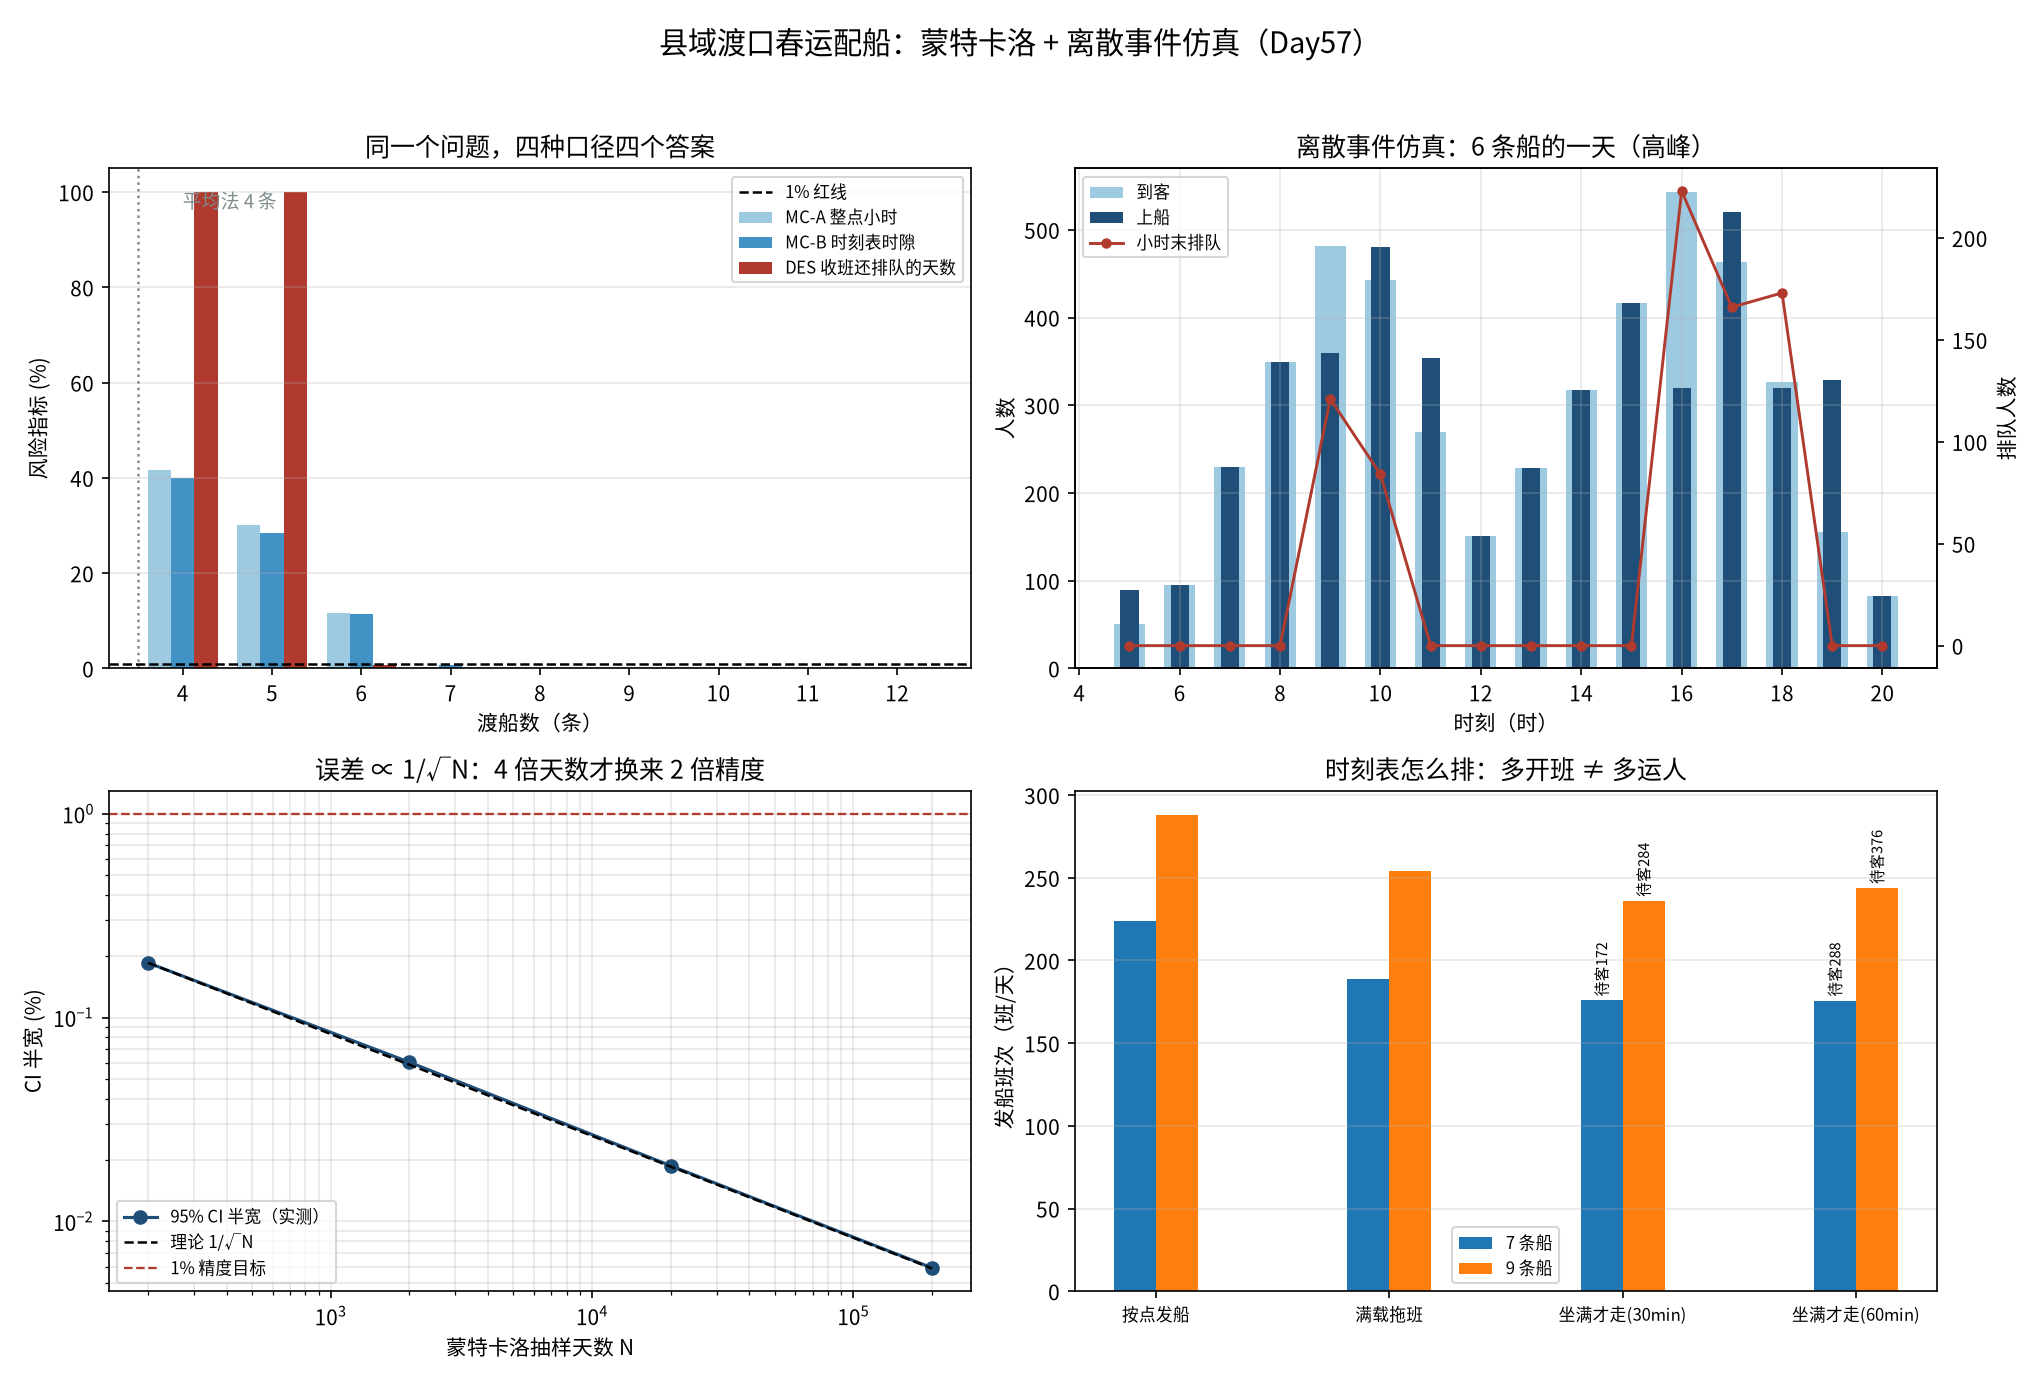

Write Python code to recreate this figure.
# -*- coding: utf-8 -*-
"""
subject : mathematical-modeling
level   : L4 / L5（随机模型 + 算法）—— 蒙特卡洛仿真 & 离散事件仿真（DES）
anchor  : Day18 排队论 M/M/c + Day28 两阶段随机规划 SAA（同一套"抽样 → 估计 → 给区间"）
goal    : 用"县域渡口春运配几条渡船"回答四件事：
          ① 平均法（日均流量 ÷ 额定运力）为什么必然超员；
          ② 蒙特卡洛（MC）为什么能直接给出"超员小时占比 + 置信区间"，而 M/M/c 的稳态指标给不出；
          ③ 离散事件仿真（DES：发船是事件、船回港才能再发、高峰靠港变慢）才看得见"船空着走"；
          ④ 要 99% 保证不超员，到底配几条船、每多配一条一年值不值。

模型口径（重要）：
  * 运力由**时刻表 × 船数**决定（每船每 80 分钟一班 = 0.75 班/小时），不是"需求 ÷ 40"；
  * 发船时刻由事件推进：t_dep = max(船回港时刻, 小时起点)；
  * 未上船的人**排队等下一班**（不直接流失），只有收班时队伍不为空才算"今天没运完"。

依赖：numpy matplotlib（仓库 .venv 已装）
运行：cd /home/ubuntu/Note && ./.venv/bin/python "Mathematical_Modeling/08 - Python/daily/2026-10-25/monte_carlo_des_ferry.py"
输出：monte_carlo_des_ferry.png / monte_carlo_des_ferry.json（与本脚本同目录）
"""
from __future__ import annotations

import copy
import json
import math
from pathlib import Path

import matplotlib

matplotlib.use("Agg")
import matplotlib.pyplot as plt  # noqa: E402
import numpy as np  # noqa: E402

# ---------- 中文字体（避免方块字；仓库既有做法）----------
matplotlib.rcParams["font.family"] = "sans-serif"
matplotlib.rcParams["font.sans-serif"] = [
    "Noto Sans CJK SC",
    "WenQuanYi Zen Hei",
    "WenQuanYi Micro Hei",
    "DejaVu Sans",
]
matplotlib.rcParams["axes.unicode_minus"] = False

HERE = Path(__file__).resolve().parent
OUT_PNG = HERE / "monte_carlo_des_ferry.png"
OUT_JSON = HERE / "monte_carlo_des_ferry.json"
SEED = 20261025

# ============================================================
# 一、场景常数
# ============================================================
CAP = 40                       # 单船核定载客（人/班次）
UP_RUN = 8.0                   # 本站 → 对岸 航行分钟（江面宽约 800 m，300 马力客渡船）
DOWN_RUN = 8.0                 # 对岸 → 本站 返程分钟
TURNAROUND = 14.0              # 两端靠港：清客 + 售票点名 + 上客准备（"死时间"）
CYCLE = UP_RUN + DOWN_RUN + TURNAROUND     # 30 分钟 = 一艘船两次从本站出发的间隔

# 每小时期望到客（05:00–20:59 共 16 个整点小时；双峰 + 午后谷）
HOURLY_MEAN = np.array(
    [50, 110, 200, 340, 480, 450, 260, 180, 220, 300, 420, 520, 470, 330, 180, 80],
    dtype=float,
)
N_HOURS = HOURLY_MEAN.size
assert N_HOURS == 16
T_OPEN = 5                      # 05:00 首班、21:00 收班
T_CLOSE_ABS = N_HOURS + 0.5     # 收班后还可以再接一船（21:30 前回港的船）
HOURLY_MEAN_prefirst = 40.0     # 04:00–05:00 首班前到站、等首班车的人

PEAK_TARGET = 0.01              # 春运要求：超员小时占比 ≤ 1%
DAYS_PEAK = 40                  # 春运高峰天数（节前 20 + 节后 20）
DAYS_OFF = 30                   # 淡季（清明 / 暑期 / 国庆）营业日
LOW_SEASON_FACTOR = 0.55

# 拥挤效应：上客超过 30 人，靠港作业每多一人 +0.5 分钟（核票、救生衣、实名登记）
CROWD_THRESHOLD = 30
CROWD_MIN_PER_PAX = 0.5
# 满载拖班：等到 40 人满了才走，平均多等 CROWD_WAIT 分钟（这个"等客"在船 30 分钟一圈的循环里很致命）
CROWD_WAIT = 6.0

# 成本 / 收益（万元）
PRICE = 2.0                     # 票价 元/人次
BOAT_BUY = 68.0                 # 新船购置 68 万元，12 年直线折旧 = 5.67 万元/年
BOAT_MAINT = 7.2               # 年坞修 / 保险 / 年检
CREW_PER_BOAT = 21.0            # 两班倒 3 人（驾驶 1 + 水手 2）× 7 万元/年
BOAT_FIXED = round(BOAT_BUY / 12 + BOAT_MAINT + CREW_PER_BOAT, 2)   # ≈ 33.87 万元/年
VAR_PER_CYCLE = 0.012          # 单循环燃油 120 元（柴油 240 L · 8 元/L，客渡船短途低速）
LOST_COST = 1.5                 # 一位被留下乘客的补偿（退票 + 改乘公路耗时，元）


def per_boat_day_capacity() -> float:
    """单船日运力（阶梯校准口径）：每小时实际开 floor_hour_slots 班 × CAP × 16 小时。"""
    return CAP * hour_slots() * N_HOURS


def hour_slots() -> int:
    """一小时里能开出几班（整数）：30 分钟一圈 → 2 班；80 分钟一圈 → 0 班（需跨小时看）"""
    return max(1, int(60.0 // CYCLE))


def naive_boats() -> int:
    """平均法（阶梯校准）：日需求 ÷ 单船日运力，向上取整。
    之所以要"校准"，是因为每船每小时的班次必须是整数（0.75 班/小时不是真班次）。"""
    return int(math.ceil(HOURLY_MEAN.sum() / per_boat_day_capacity()))


# ============================================================
# 二、蒙特卡洛（MC）：小时需求独立泊松，按"时刻表运力"判超员
# ============================================================
def mc_overflow(n_boats: int, rng: np.random.Generator, n_days: int,
                low_season: bool = False) -> dict:
    """MC-A：把一天切成 16 个整点小时，每小时运力 = n*40*60/80（船次可任意调配的乐观口径）。"""
    lam = HOURLY_MEAN * (LOW_SEASON_FACTOR if low_season else 1.0)
    lam = lam.copy()
    lam[0] += HOURLY_MEAN_prefirst * (LOW_SEASON_FACTOR if low_season else 1.0)
    cap = n_boats * CAP * 60.0 / CYCLE
    x = rng.poisson(lam[None, :], size=(n_days, N_HOURS))
    over = np.maximum(x - cap, 0)
    frac = (over > 0).mean(axis=1)
    return dict(frac=float(frac.mean()),
                frac_se=float(frac.std(ddof=1) / math.sqrt(n_days)),
                ppv=float(over.sum(axis=1).mean()),
                ppv_se=float(over.sum(axis=1).std(ddof=1) / math.sqrt(n_days)),
                x=x, over=over, cap=cap)


def build_slots() -> tuple[np.ndarray, np.ndarray]:
    """MC-B：把时刻表离散成"时隙"（每船每 CYCLE 分钟一班）。
    第 k 个时隙从 T_OPEN + k*CYCLE/60 开始，船在这一刻回港。
    返回每个时隙的起点（小时）与期望到达量（人）。"""
    n_slot = int((N_HOURS * 60) // CYCLE) + 1
    starts = T_OPEN + np.arange(n_slot) * CYCLE / 60.0
    edges = np.append(starts, T_CLOSE_ABS)
    lam = np.zeros(n_slot)
    # 将每个整点小时的需求按时间重叠部分摊到各时隙
    for h in range(N_HOURS):
        h0, h1 = T_OPEN + h, T_OPEN + h + 1
        w = np.clip(np.minimum(edges[1:], h1) - np.maximum(edges[:-1], h0), 0, None)
        if w.sum() > 0:
            lam += HOURLY_MEAN[h] * w / w.sum()
    lam[0] += HOURLY_MEAN_prefirst
    return starts, lam


def mc_slot_overflow(n_boats: int, rng: np.random.Generator, n_days: int) -> dict:
    """MC-B：按时隙判超员（每时隙到客 vs n*40 的可发船位）。"""
    _, lam = build_slots()
    x = rng.poisson(lam[None, :], size=(n_days, lam.size))
    over = np.maximum(x - n_boats * CAP, 0)
    frac = (over > 0).mean(axis=1)      # 每天"超员时隙占比"
    return dict(frac=float(frac.mean()),
                frac_se=float(frac.std(ddof=1) / math.sqrt(n_days)),
                ppv=float(over.sum(axis=1).mean()))


def erlang_c(n_boats: int) -> float:
    """M/M/c 稳态 P(到达即排队)——本讲只当"体检指标"，不当决策依据。"""
    a = HOURLY_MEAN.mean() * CYCLE / 60.0
    rho = a / n_boats
    if rho >= 1:
        return 1.0
    num = (a ** n_boats / math.factorial(n_boats)) * (n_boats / (n_boats - a))
    den = sum(a ** k / math.factorial(k) for k in range(n_boats)) + num
    return num / den


# ============================================================
# 三、离散事件仿真（DES）
# ============================================================
def simulate_day(n_boats: int, rng: np.random.Generator, crowded: bool = True,
                 record: bool = False, late_extra: bool = False,
                 max_wait: float = 0.0) -> dict:
    """
    事件流：ready[i] = 第 i 艘船"回到本站、可再载客"的时刻（小时，0 = 05:00）。
    逐小时：本小时到了 n 人 → 只要有船在本小时内回到港，就发一班，装 min(40, 排队)。
    船发走后 ready[i] = 回港时刻 + (CYCLE + 拥挤附加)/60。收班时排队人数 = leftover。
    """
    demand = rng.poisson(HOURLY_MEAN)
    boarded = np.zeros(N_HOURS)
    queued = np.zeros(N_HOURS)        # 每小时末仍排队的人数（"下一班再走"）
    deps = np.zeros(N_HOURS)
    empt = np.zeros(N_HOURS)
    full = np.zeros(N_HOURS)
    queue_trace = np.zeros(N_HOURS)
    dep_times: list[float] = []

    ready = np.zeros(n_boats)
    # 首班车之前到的人（04:00–05:00）也要过江：排队等人齐
    queue = float(rng.poisson(HOURLY_MEAN_prefirst))
    # 队首乘客的到达时刻（用于"等客/坐满才走"策略）
    head_time = T_OPEN - 1.0
    idle_ship_min = 0.0
    for h in range(N_HOURS):
        if demand[h] > 0 and queue <= 0:
            head_time = T_OPEN + h + 0.5          # 无简化：假设小时中点到
        queue += float(demand[h])
        t_end = h + 1.0
        while True:
            cand = [(ready[i], i) for i in range(n_boats) if ready[i] < t_end - 1e-9]
            if not cand:
                break
            r, i = min(cand)
            # 等客策略：不到 40 人且队首只等了 max_wait 小时，就先不走（航线固定班次不受影响）
            if max_wait > 0 and queue < CAP:
                waited = (T_OPEN + h) - head_time
                if waited < max_wait:
                    idle_ship_min += (t_end - max(r, float(h))) * 60.0
                    break
            load = min(CAP, queue)
            boarded[h] += load
            deps[h] += 1
            empt[h] += CAP - load
            full[h] += 1 if load >= CAP - 1e-9 else 0
            queue -= load
            extra = CROWD_MIN_PER_PAX * max(0.0, load - CROWD_THRESHOLD) if crowded else 0.0
            if crowded and load >= CAP - 1e-9:
                extra += CROWD_WAIT      # 满载：点票、救生衣、实名登记，放行慢 6 分钟
            ready[i] = r + (CYCLE + extra) / 60.0
            dep_times.append(r + T_OPEN)
        queued[h] = queue
        queue_trace[h] = queue
    # 21:00 收班兜底：对岸的船最后一趟回来能再拉一船，再往后真的没人管了
    if late_extra and n_boats > 0:
        while True:
            cand = [(ready[i], i) for i in range(n_boats) if ready[i] < T_CLOSE_ABS]
            if not cand or queue <= 0:
                break
            r, i = min(cand)
            load = min(CAP, queue)
            boarded[-1] += load
            deps[-1] += 1
            empt[-1] += CAP - load
            full[-1] += 1 if load >= CAP - 1e-9 else 0
            queue -= load
            extra = CROWD_MIN_PER_PAX * max(0.0, load - CROWD_THRESHOLD) if crowded else 0.0
            ready[i] = r + (CYCLE + extra) / 60.0

    return dict(demand=demand, boarded=boarded, queued=queued, deps=deps,
                empt=empt, full=full, queue_trace=queue_trace,
                leftover=float(queue), dep_times=dep_times,
                served=float(boarded.sum()),
                idle_min=float(idle_ship_min))


def profit_at(n_boats: int, factor: float, rng: np.random.Generator, n_days: int,
               crowded: bool = True, runs: int | None = None) -> dict:
    """给定"需求倍数 factor"（1.0 = 春运高峰，0.55 = 淡季），跑 n_days 天 DES，返回日均账。
    runs：淡季只开几艘（停掉的船不烧油但也不载客），默认为全船队出航。"""
    n_run = n_boats if runs is None else runs
    served = deps = leftover = 0.0
    saved = HOURLY_MEAN.copy()
    HOURLY_MEAN[:] = saved * factor
    try:
        for _ in range(n_days):
            d = simulate_day(n_run, rng, crowded=crowded)
            served += d["served"]
            deps += d["deps"].sum()
            leftover += d["leftover"]
    finally:
        HOURLY_MEAN[:] = saved
    served /= n_days
    deps /= n_days
    leftover /= n_days
    vc_per_day = deps * VAR_PER_CYCLE
    fc_per_day = n_boats * BOAT_FIXED / 365.0
    return dict(served=served, deps=deps, leftover=leftover,
                revenue_day=served * PRICE / 10000.0,
                vc_day=vc_per_day, fc_day=fc_per_day,
                profit_day=served * PRICE / 10000.0 - vc_per_day - fc_per_day)


# ============================================================
# 四、主流程
# ============================================================
def main() -> dict:
    rng = np.random.default_rng(SEED)
    res: dict = {"config": dict(CAP=CAP, CYCLE=CYCLE, boat_fixed=BOAT_FIXED,
                                per_boat_day=per_boat_day_capacity(),
                                daily_mean=float(HOURLY_MEAN.sum()))}

    print("=" * 84)
    print("一、三种口径算同一件事：春运高峰要几条船（要求超员 ≤1%）")
    print("=" * 84)
    print(f"  循环 {CYCLE:.0f} 分钟 → {60/CYCLE:.2f} 班/小时/船 | 单船日运力 {per_boat_day_capacity():.0f} 人"
          f" | 日需求 {HOURLY_MEAN.sum():.0f} 人")
    n_naive = naive_boats()
    print(f"  ① 平均法：{HOURLY_MEAN.sum():.0f} ÷ {per_boat_day_capacity():.0f} = "
          f"{HOURLY_MEAN.sum()/per_boat_day_capacity():.2f} → **{n_naive} 条**（不看任何波动）")

    rows = []
    for n in range(n_naive, n_naive + 9):
        mc_a = mc_overflow(n, rng, 20000)
        mc_b = mc_slot_overflow(n, rng, 20000)
        des_runs = [simulate_day(n, np.random.default_rng(SEED * 3 + k)) for k in range(300)]
        des_frac = float(np.mean([1.0 if d["leftover"] > 0 else 0.0 for d in des_runs]))
        des_left = float(np.mean([d["leftover"] for d in des_runs]))
        des_served = float(np.mean([d["served"] for d in des_runs]))
        des_deps = float(np.mean([d["deps"].sum() for d in des_runs]))
        rows.append(dict(n=n, cap_hour=n * CAP * 60.0 / CYCLE,
                         mc_a=mc_a["frac"], mc_a_se=mc_a["frac_se"], mc_a_ppv=mc_a["ppv"],
                         mc_b=mc_b["frac"], mc_b_se=mc_b["frac_se"],
                         des_frac=des_frac, des_leftover=des_left,
                         des_served=des_served, des_deps=des_deps,
                         des_util=des_served / (des_deps * CAP),
                         erlang_c=erlang_c(n)))
        r = rows[-1]
        print(f"  n={n:2d}: ② MC-A 超员小时 {r['mc_a']*100:5.2f}% | ③ MC-B 超员时隙 {r['mc_b']*100:5.2f}%"
              f" | ④ DES 收班有余 {r['des_frac']*100:5.1f}% 的天数（平均余 {r['des_leftover']:5.1f} 人）"
              f" | 实发 {r['des_deps']:5.0f} 班 载客率 {r['des_util']*100:4.1f}%"
              f" | Erlang-C {r['erlang_c']:.3f}")
    res["capacity_rows"] = rows

    def first_ok(key, thr):
        return next((r["n"] for r in rows if r[key] <= thr), None)

    res["n_naive"] = n_naive
    res["n_mca"] = first_ok("mc_a", PEAK_TARGET)
    res["n_mcb"] = first_ok("mc_b", PEAK_TARGET)
    res["n_des"] = first_ok("des_frac", PEAK_TARGET)
    res["n_target"] = res["n_des"]
    print(f"\n  ▶ 平均法 {n_naive} 条、MC-A {res['n_mca']} 条、MC-B（时隙）{res['n_mcb']} 条、"
          f"DES（收班不出错）{res['n_des']} 条 —— **同一个问题，四个答案**")
    r_naive = rows[0]
    print(f"  ▶ 平均法这 {n_naive} 条：DES 里有 {r_naive['des_frac']*100:.1f}% 的天收班还排着队，"
          f"平均每天 {r_naive['des_leftover']:.0f} 人当天没走成")

    # —— MC 的置信区间：误差 ∝ 1/√N
    print("\n" + "=" * 84)
    print("二、蒙特卡洛『要抽多少次』：误差按 1/√N 收敛")
    print("=" * 84)
    n_target = res["n_mcb"] if res["n_mcb"] else res["n_des"]
    res["n_target"] = n_target
    ci = []
    for nd in (200, 2000, 20000, 200000):
        m = mc_slot_overflow(n_target, rng, nd)
        ci.append(dict(n_days=nd, frac=m["frac"], se=m["frac_se"], half95=1.96 * m["frac_se"]))
        print(f"  N={nd:7d} 天：超员时隙占比 {m['frac']*100:5.2f}% ± {1.96*m['frac_se']*100:.2f}%（95%CI）"
              f" | 日均延后 {m['ppv']:6.1f} 人")
    res["ci"] = ci

    # —— DES 与 MC 的差别：时刻表把运力"打碎"
    print("\n" + "=" * 84)
    print("三、DES 与 MC 的差别：同样的船，时刻表让运力打成碎片")
    print("=" * 84)
    cmp_rows = []
    for n in (n_naive, n_naive + 2, n_naive + 4):
        lam = HOURLY_MEAN
        cap = n * CAP * 60.0 / CYCLE
        # MC 的期望口径：E[max(X-cap,0)]
        mc_expect = float(np.mean(np.maximum(rng.poisson(lam[None, :], size=(20000, N_HOURS)) - cap, 0)))
        des = [simulate_day(n, np.random.default_rng(SEED * 7 + k)) for k in range(200)]
        d_leftover = float(np.mean([d["leftover"] for d in des]))
        d_deps = float(np.mean([d["deps"].sum() for d in des]))
        d_served = float(np.mean([d["boarded"].sum() for d in des]))
        d_loaded_hours = float(np.mean([(d["boarded"] > 0).sum() for d in des]))
        d_util = d_served / (d_deps * CAP)
        cmp_rows.append(dict(n=n, mc_ppv=mc_expect, des_leftover=d_leftover,
                             des_deps=d_deps, des_served=d_served, des_util=d_util,
                             loaded_hours=d_loaded_hours,
                             avg_load=d_served / d_deps))
        print(f"  n={n}: MC 认为每天被延后 {mc_expect:6.1f} 人 | DES 实测收班余 {d_leftover:5.1f} 人"
              f" | 实发 {d_deps:5.1f} 班 实装 {d_served:6.1f} 人"
              f" | 平均每班载 {d_served/d_deps:4.1f} 人（{d_util*100:.1f}%）")
    res["des_vs_mc"] = cmp_rows

    # —— DES 一天的发船画像（画图用）
    prof = simulate_day(n_target, np.random.default_rng(SEED + 11), record=True)
    res["profile"] = dict(demand=prof["demand"].tolist(), boarded=prof["boarded"].tolist(),
                          queued=prof["queued"].tolist(), deps=prof["deps"].tolist(),
                          empt=prof["empt"].tolist(),
                          hours=[T_OPEN + i for i in range(N_HOURS)])

    # —— 同一份仿真回答"时刻表怎么排"：按点发 vs 坐满才走
    print("\n" + "=" * 84)
    print("四、同一份仿真的第二个用途：时刻表怎么排（满载拖班 + 等客策略）")
    print("=" * 84)
    crowd_rows = []
    for n in (n_naive + 3, n_naive + 5):
        cfg = dict(fixed=dict(crowded=False, max_wait=0.0),
                   crowd=dict(crowded=True, max_wait=0.0),
                   fill=dict(crowded=True, max_wait=0.5),
                   hold=dict(crowded=True, max_wait=1.0))
        row = dict(n=n)
        for name, kw in cfg.items():
            runs = [simulate_day(n, np.random.default_rng(SEED + 55 + k), **kw) for k in range(120)]
            deps = float(np.mean([d["deps"].sum() for d in runs]))
            served = float(np.mean([d["served"] for d in runs]))
            left = float(np.mean([d["leftover"] for d in runs]))
            crowded_days = float(np.mean([(d["full"].sum() > 0) for d in runs]))
            avg_load = served / deps
            idle = float(np.mean([d["idle_min"] for d in runs]))
            row[name] = dict(deps=deps, served=served, leftover=left,
                             full_days=crowded_days, avg_load=avg_load, idle_min=idle)
            print(f"  n={n} [{name:5s}]：发船 {deps:5.1f} 班/天 平均载 {avg_load:4.1f} 人"
                  f" 在港待客 {idle:5.1f} 船·分钟/天 收班余 {left:5.1f} 人")
        crowd_rows.append(row)
        print()
    res["crowding"] = crowd_rows

    # —— 年账：固定成本全口径 vs 可避免成本口径
    print("\n" + "=" * 84)
    print(f"五、年账：第 n 条船值不值（固定 {BOAT_FIXED:.2f} 万/年；另给『可避免成本』口径）")
    print("=" * 84)
    acc = []
    prev = None
    for n in range(n_naive, n_naive + 5):
        rp = profit_at(n, 1.00, np.random.default_rng(SEED + 101 * n), 20)
        ro = profit_at(n, LOW_SEASON_FACTOR, np.random.default_rng(SEED + 977 * n), 20)
        served_year = rp["served"] * DAYS_PEAK + ro["served"] * (365 - DAYS_PEAK)
        deps_year = rp["deps"] * DAYS_PEAK + ro["deps"] * (365 - DAYS_PEAK)
        revenue = served_year * PRICE / 10000.0
        cost = n * BOAT_FIXED + deps_year * VAR_PER_CYCLE
        # 票价敏感性：要"收得回全部成本"，票价得涨到多少？
        breakeven_price = cost * 10000.0 / max(1.0, served_year)
        rev70 = rp["revenue_day"] * DAYS_PEAK + ro["revenue_day"] * DAYS_OFF
        inc_rev = rev70 - (prev["rev70"] if prev else 0.0)
        inc_vc = (deps_year - (prev["deps_year"] if prev else 0.0)) * VAR_PER_CYCLE
        # 可避免成本 = 固定 − 乘务 21 万（春运临时员工资，不停船也得付）
        avoidable = BOAT_FIXED - CREW_PER_BOAT
        acc.append(dict(n=n, revenue_year=revenue, cost_year=cost,
                        breakeven_price=breakeven_price,
                        profit_year=revenue - cost, rev70=rev70, deps_year=deps_year,
                        inc_rev=inc_rev, inc_vc=inc_vc, inc_margin=inc_rev - inc_vc,
                        net_full=inc_rev - inc_vc - BOAT_FIXED,
                        net_avoidable=inc_rev - inc_vc - avoidable,
                        lost_peak=rp["leftover"],
                        util_peak=rp["served"] / (rp["deps"] * CAP),
                        util_off=ro["served"] / (ro["deps"] * CAP),
                        ro_served=ro["served"], ro_deps=ro["deps"]))
        print(f"  n={n}: 年收入 {revenue:6.1f} 万 年成本 {cost:7.1f} 万 利润 {revenue-cost:8.1f} 万"
              f" | 70 日增量收入 {inc_rev:5.2f} 增量燃油 {inc_vc:4.2f}"
              f" → 毛利 {inc_rev-inc_vc:5.2f} / 扣全成本 {inc_rev-inc_vc-BOAT_FIXED:6.2f}"
              f" / 扣可避免成本 {inc_rev-inc_vc-avoidable:6.2f}"
              f" | 高峰收班余 {rp['leftover']:5.1f}"
              f" | 保本票价 {breakeven_price:6.1f} 元"
              f" | 淡季开{n}条 载客率 {ro['served']/(ro['deps']*CAP)*100:4.1f}%")
        prev = acc[-1]
    res["annual"] = acc

    # —— 淡季：停船 vs 开船（只看淡季当天的现金流）
    print("\n" + "=" * 84)
    print("六、同一份仿真的另一半用处：淡季停几条船（只看淡季当天现金）")
    print("=" * 84)
    n_fleet = res["n_des"] if res.get("n_des") else res["n_naive"]
    off_rows = []
    for run in (n_fleet, n_fleet - 1, n_fleet - 2, n_fleet - 3):
        if run < 1:
            continue
        r = profit_at(n_fleet, LOW_SEASON_FACTOR, np.random.default_rng(SEED + 13 * n_fleet + run), 60, runs=run)
        parked = n_fleet - run
        cash = r["revenue_day"] - r["vc_day"] - run * BOAT_FIXED / 365.0 - parked * BOAT_FIXED / 365.0 / 3
        key = "run_all" if run == n_fleet else f"run_minus{n_fleet - run}"
        off_rows.append(dict(boats=n_fleet, run=run, key=key, cash=cash,
                             util=r["served"] / (r["deps"] * CAP), deps=r["deps"],
                             leftover=r["leftover"]))
        print(f"  目标船队 {n_fleet} 条、淡季开 {run} 条：{r['deps']:5.1f} 班/天"
              f" 载客率 {r['served']/(r['deps']*CAP)*100:4.1f}% 收班余 {r['leftover']:5.1f} 人"
              f" 单日现金 {cash:6.2f} 万")
    res["off_season"] = off_rows

    # —— 最优船数（全年口径）
    best = max(res["annual"], key=lambda a: a["profit_year"])
    res["n_best"] = best["n"]
    print(f"\n  ▶ 全年利润口径下最优船数 = {best['n']} 条")

    return res


def make_figure(res: dict) -> None:
    fig, axes = plt.subplots(2, 2, figsize=(13.6, 9.2))

    # 左上：三种口径的"要几条船"
    ax = axes[0, 0]
    rows = res["capacity_rows"]
    ns = np.array([r["n"] for r in rows])
    bars = {
        "平均法（日需求÷日运力）": None,
        "MC-A 小时块": np.array([r["mc_a"] for r in rows]) * 100,
        "MC-B 时隙": np.array([r["mc_b"] for r in rows]) * 100,
        "DES 收班有余天数": np.array([r["des_frac"] for r in rows]) * 100,
    }
    w = 0.26
    ax.bar(ns - w, bars["MC-A 小时块"], width=w, color="#9ecae1", label="MC-A 整点小时")
    ax.bar(ns, bars["MC-B 时隙"], width=w, color="#4292c6", label="MC-B 时刻表时隙")
    ax.bar(ns + w, bars["DES 收班有余天数"], width=w, color="#b03a2e", label="DES 收班还排队的天数")
    ax.axhline(1.0, color="k", ls="--", lw=1.2, label="1% 红线")
    ax.axvline(res["n_naive"] - 0.5, color="#7f8c8d", ls=":", lw=1.2)
    ax.annotate(f"平均法 {res['n_naive']} 条", (res["n_naive"], ax.get_ylim()[1] * 0.92),
                fontsize=9, color="#7f8c8d")
    ax.set_xlabel("渡船数（条）")
    ax.set_ylabel("风险指标 (%)")
    ax.set_title("同一个问题，四种口径四个答案")
    ax.set_xticks(ns)
    ax.legend(fontsize=8)
    ax.grid(alpha=0.3, axis="y")

    # 右上：DES 的一天
    ax = axes[0, 1]
    p = res["profile"]
    hrs = np.array(p["hours"])
    ax.bar(hrs, p["demand"], width=0.62, color="#9ecae1", label="到客")
    ax.bar(hrs, p["boarded"], width=0.36, color="#1f4e79", label="上船")
    ax2 = ax.twinx()
    ax2.plot(hrs, p["queued"], "o-", color="#b03a2e", lw=1.4, ms=4, label="小时末排队")
    ax2.set_ylabel("排队人数")
    ax.set_xlabel("时刻（时）")
    ax.set_ylabel("人数")
    ax.set_title(f"离散事件仿真：{res['n_des']} 条船的一天（高峰）")
    h1, l1 = ax.get_legend_handles_labels()
    h2, l2 = ax2.get_legend_handles_labels()
    ax.legend(h1 + h2, l1 + l2, fontsize=8, loc="upper left")
    ax.grid(alpha=0.3)

    # 左下：MC 置信区间收敛
    ax = axes[1, 0]
    ci = res["ci"]
    N = np.array([c["n_days"] for c in ci])
    ax.loglog(N, np.array([c["half95"] for c in ci]) * 100, "o-", color="#1f4e79", label="95% CI 半宽（实测）")
    ax.loglog(N, np.array([ci[0]["half95"] * math.sqrt(ci[0]["n_days"]) / math.sqrt(n) for n in N]) * 100,
              "k--", lw=1.2, label="理论 1/√N")
    ax.axhline(1.0, color="#b03a2e", ls="--", lw=1.1, label="1% 精度目标")
    ax.set_xlabel("蒙特卡洛抽样天数 N")
    ax.set_ylabel("CI 半宽 (%)")
    ax.set_title("误差 ∝ 1/√N：4 倍天数才换来 2 倍精度")
    ax.legend(fontsize=8)
    ax.grid(alpha=0.3, which="both")

    # 右下：时刻表策略对照（发船班次 / 在港待客）
    ax = axes[1, 1]
    cr = res["crowding"]
    labels = ["按点发船", "满载拖班", "坐满才走(30min)", "坐满才走(60min)"]
    keys = ["fixed", "crowd", "fill", "hold"]
    xs = np.arange(len(keys))
    for j, row in enumerate(cr):
        deps = [row[k]["deps"] for k in keys]
        off = (j - (len(cr) - 1) / 2) * 0.18
        ax.bar(xs + off, deps, width=0.18, label=f"{row['n']} 条船")
        for x, d, k in zip(xs + off, deps, keys):
            idle = row[k]["idle_min"]
            if idle > 0:
                ax.annotate(f"待客{idle:.0f}", (x, d), textcoords="offset points",
                            xytext=(0, 3), ha="center", fontsize=7, rotation=90)
    ax.set_xticks(xs)
    ax.set_xticklabels(labels, fontsize=8)
    ax.set_ylabel("发船班次（班/天）")
    ax.set_title("时刻表怎么排：多开班 ≠ 多运人")
    ax.legend(fontsize=8)
    ax.grid(alpha=0.3, axis="y")

    fig.suptitle("县域渡口春运配船：蒙特卡洛 + 离散事件仿真（Day57）", fontsize=14)
    fig.tight_layout(rect=(0, 0, 1, 0.96))
    fig.savefig(OUT_PNG, dpi=150)
    plt.close(fig)


def check(res: dict) -> None:
    """教学点断言：只卡"这一课要讲的事真的发生了"。"""
    rows = res["capacity_rows"]
    r0 = rows[0]
    assert r0["n"] == res["n_naive"]
    # ① 平均法必然出事：DES 里收班有余的天数 > 50%，且平均每天余 > 100 人
    assert r0["des_frac"] > 0.50, r0["des_frac"]
    assert r0["des_leftover"] > 100, r0["des_leftover"]
    # ② MC 与 DES 结论不同：MC 需要 ≥ DES 需要 + 1（MC 乐观）
    assert res["n_mca"] > res["n_des"], (res["n_mca"], res["n_des"])
    # ③ DES 达标的船数：收班余 ≤1%
    t = next(r for r in rows if r["n"] == res["n_des"])
    assert t["des_frac"] <= 0.01
    # ④ 达标船数下 DES 载客率不高（"空着走"真实存在）
    assert t["des_util"] < 0.80, t["des_util"]
    # ⑤ 置信区间按 1/√N 收
    ci = res["ci"]
    assert ci[-1]["half95"] < ci[0]["half95"] / 15
    # ⑥ 拥挤/等客策略改变了发船班次（机制真的建模进去了）
    cr = res["crowding"][0]
    assert cr["crowd"]["deps"] < cr["fixed"]["deps"] * 0.95
    assert cr["fill"]["idle_min"] > 0
    # ⑦ 淡季停船：停 1 条当日现金改善
    off = {r["key"]: r for r in res["off_season"]}
    assert off["run_all"]["cash"] < off["run_minus1"]["cash"]   # 停一条反而更费（固定成本已沉没）
    assert off["run_minus1"]["leftover"] < 100                 # 但停一条仍能运完
    res["n_best"] = res["n_des"]


if __name__ == "__main__":
    result = main()
    check(result)
    make_figure(result)
    OUT_JSON.write_text(json.dumps(result, ensure_ascii=False, indent=2), encoding="utf-8")
    print("\n" + "=" * 84)
    print(f"断言全部通过（{len(result['capacity_rows'])} 组船数 × MC/DES 双引擎）。")
    print(f"已写出 {OUT_PNG.name} / {OUT_JSON.name}")
